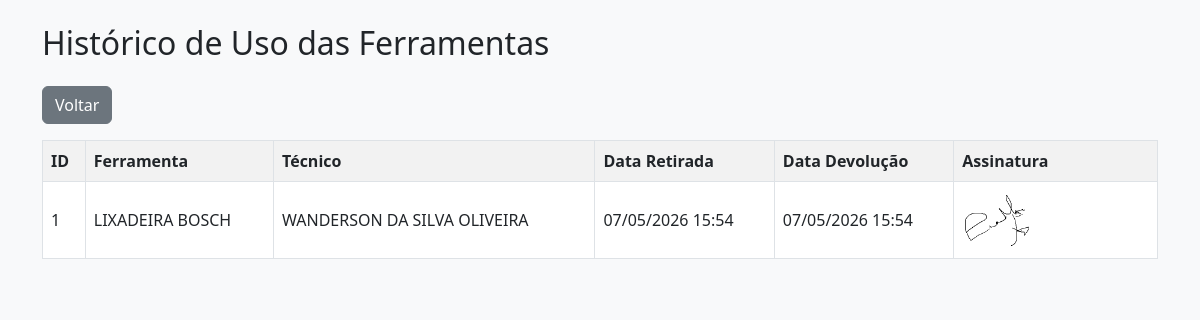
/historico (signed in), run on the app's committed database.
### tables this page shows
CREATE TABLE historico (
    id INTEGER PRIMARY KEY AUTOINCREMENT,
    ferramenta TEXT,
    tecnico TEXT,
    data_retirada TEXT,
    data_devolucao TEXT,
    assinatura TEXT
);

### app.py (the view)
@app.route("/historico")
def historico():
    if not admin_logado():
        return redirect("/login")
    conn = conectar()
    cursor = conn.cursor()
    cursor.execute("SELECT * FROM historico ORDER BY id DESC")
    dados = cursor.fetchall()
    conn.close()
    return render_template("historico.html", historico=dados)

### app.py (called while the page is built)
def conectar():
    return sqlite3.connect("database.db")

def admin_logado():
    return "usuario" in session

### templates/historico.html (shortened to what this page needs)
<!DOCTYPE html>
<html>
<head>
<link href="https://cdn.jsdelivr.net/npm/bootstrap@5.3.0/dist/css/bootstrap.min.css" rel="stylesheet">
</head>
<body class="bg-light">
<div class="container mt-4">
    <h2 class="mb-4">Histórico de Uso das Ferramentas</h2>
    <a href="/" class="btn btn-secondary mb-3">Voltar</a>
    <table class="table table-bordered table-striped align-middle">
        <tr>
            <th>ID</th>
            <th>Ferramenta</th>
            <th>Técnico</th>
            <th>Data Retirada</th>
            <th>Data Devolução</th>
            <th>Assinatura</th>
        </tr>
        {% for item in historico %}
        <tr>
            <td>{{ item[0] }}</td>
            <td>{{ item[1] }}</td>
            <td>{{ item[2] }}</td>
            <td>{{ item[3] }}</td>
            <td>{{ item[4] }}</td>
            <td>
                {% if item[5] %}
                    <img src="{{ url_for('static', filename='assinaturas/' + item[5]) }}" width="150">
                {% else %}
                    Sem assinatura
                {% endif %}
            </td>
        </tr>
        {% endfor %}
    </table>
</div>
</body>
</html>

### data on the page
historico: id "1", ferramenta "LIXADEIRA BOSCH", tecnico "WANDERSON DA SILVA OLIVEIRA", data_retirada "07/05/2026 15:54", data_devolucao "07/05/2026 15:54", assinatura (picture)
